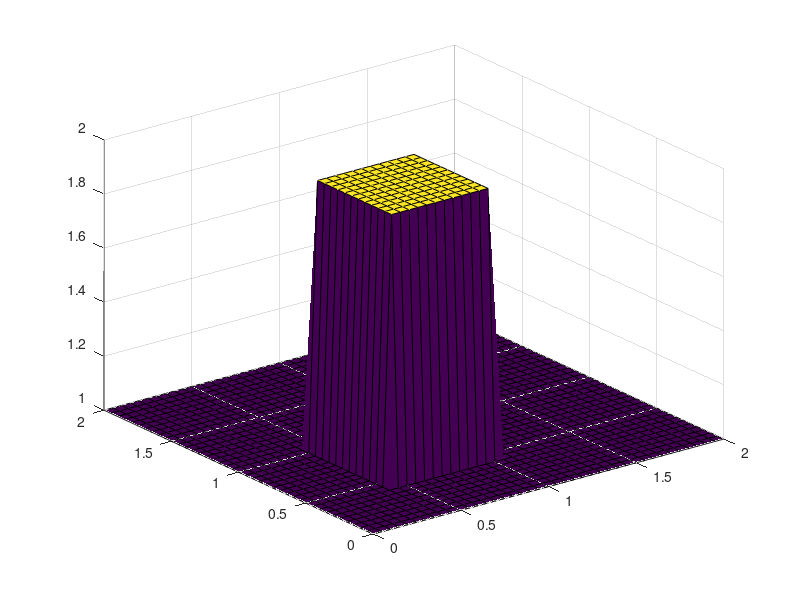
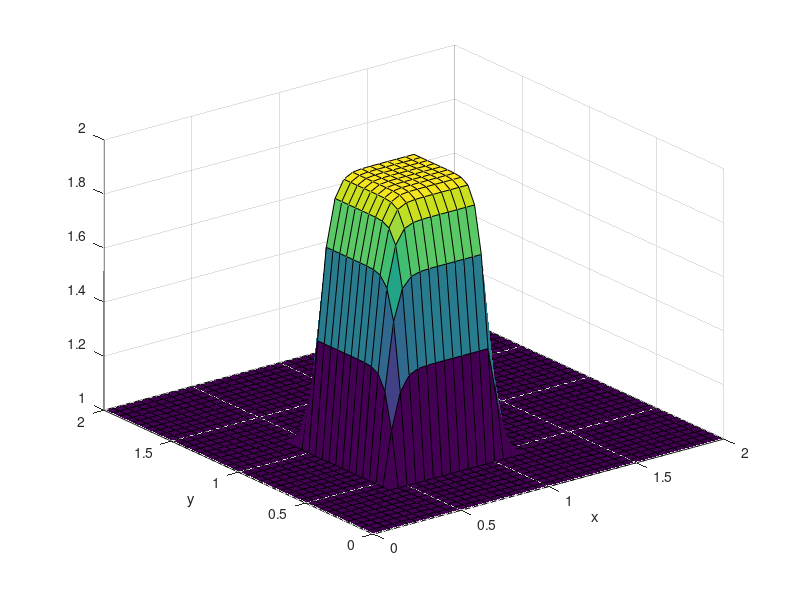
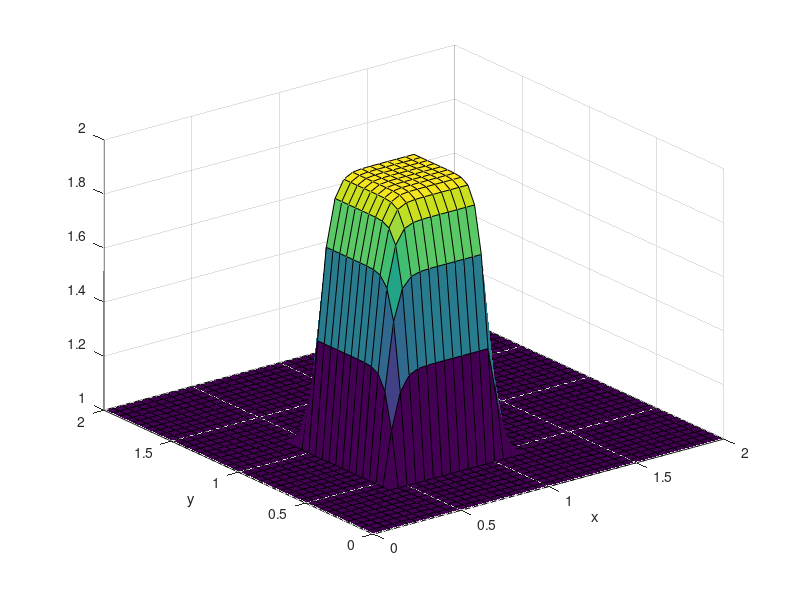

Here is the MATLAB script that generated these plots, in order:
% Set the grid size and time step size
nx = 41;
ny = 41;
nt = 120;
c = 1;
dx = 2 / (nx - 1);
dy = 2 / (ny - 1);
sigma = 0.0009;
nu = 0.01;
dt = sigma * dx * dy / nu;
% Set the grid coordinates
x = linspace(0, 2, nx);
y = linspace(0, 2, ny);
% Initialize the solution arrays
u = ones(ny, nx); % Create a 1xn vector of 1's
v = ones(ny, nx);
un = ones(ny, nx);
vn = ones(ny, nx);
comb = ones(ny, nx);
% Set the initial conditions
% Set hat function I.C. : u(.5<=x<=1 && .5<=y<=1 ) is 2
u(floor(.5 / dy):floor(1 / dy + 1), floor(.5 / dx):floor(1 / dx + 1)) = 2;
% Set hat function I.C. : v(.5<=x<=1 && .5<=y<=1 ) is 2
v(floor(.5 / dy):floor(1 / dy + 1), floor(.5 / dx):floor(1 / dx + 1)) = 2;
% Set up a 3D plot
figure;
surf(x, y, u)
% Use vectorized operations to update u and v at each time step
for n = 0:nt
    un = u;
    vn = v;
    u(2:end, 2:end) = (un(2:end, 2:end) - (un(2:end, 2:end) .* c .* dt ./ dx .* (un(2:end, 2:end) - un(2:end, 1:end-1))) - ...
        vn(2:end, 2:end) .* c .* dt ./ dy .* (un(2:end, 2:end) - un(1:end-1, 2:end)));
    v(2:end, 2:end) = (vn(2:end, 2:end) - (un(2:end, 2:end) .* c .* dt ./ dx .* (vn(2:end, 2:end) - vn(2:end, 1:end-1))) - ...
        vn(2:end, 2:end) .* c .* dt ./ dy .* (vn(2:end, 2:end) - vn(1:end-1, 2:end)));
    
    % Set the boundary conditions
    u(1, :) = 1;
    u(end, :) = 1;
    u(:, 1) = 1;
    u(:, end) = 1;
    
    v(1, :) = 1;
    v(end, :) = 1;
    v(:, 1) = 1;
    v(:, end) = 1;
end
% Create the plot
figure;
surfc(x, y, u);
xlabel('x');
ylabel('y');
% Create the plot
figure;
surfc(x, y, v);
xlabel('x');
ylabel('y');